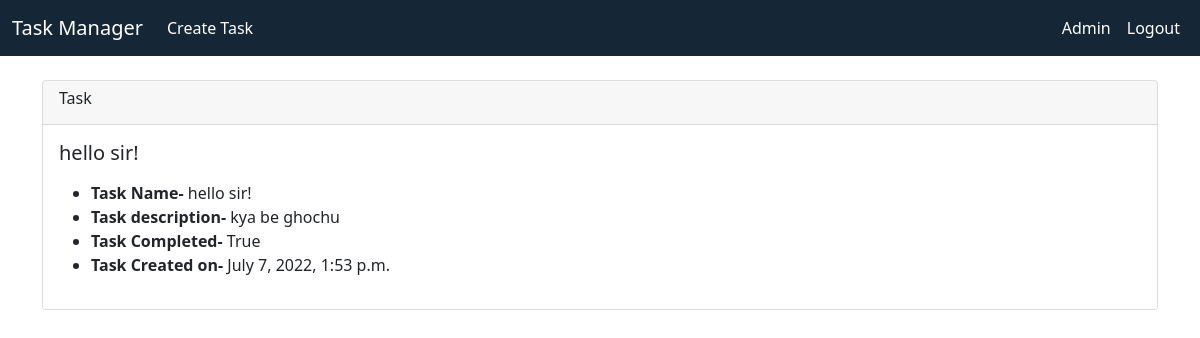
The page /showtask/10/ (signed in) on the database as committed earlier.
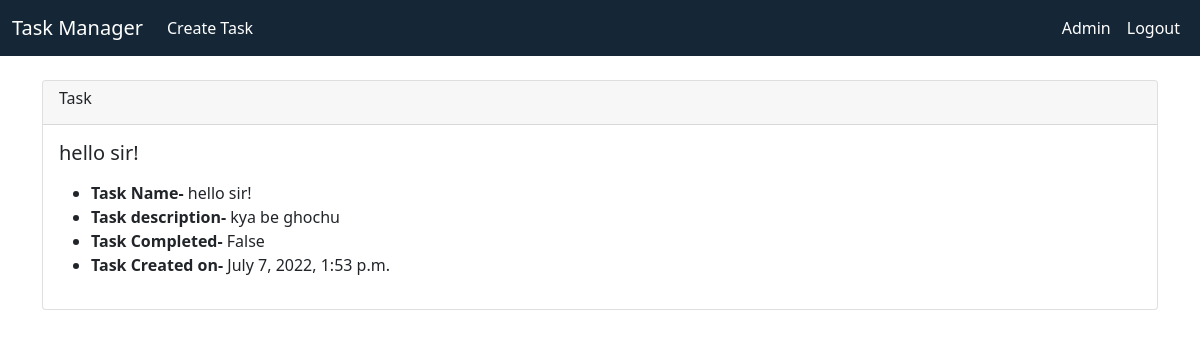
The same page on the database as committed later.
### base/models.py (models this page shows)
class Task(models.Model):
    user= models.ForeignKey(User,on_delete=models.CASCADE)
    title= models.CharField(max_length=150,null=False,blank=False)
    description= models.TextField(blank=True,null=True)
    complete= models.BooleanField(default=False)
    create=models.DateTimeField(auto_now_add=True)
    def __str__(self):
        return self.title
    class Meta:
        ordering=['complete']

### base/views.py (the view)
# urls.py: path('showtask/<int:task_id>/',views.show_task,name='show-task'),
def show_task(request,task_id):
    if request.user.is_authenticated:
        if Task.objects.filter(pk=task_id):
            tdetail=Task.objects.get(pk=task_id)
            if request.user ==tdetail.user:
                return render(request,'base/show_task.html',{
                    'tdetail':tdetail,
                })
            else:
                messages.success(request,"You are Not Authorized to modify/check Other's Task")
                return redirect('home')
        else:
            messages.success(request,"No Such Task Exists !")
            return redirect('home')
    messages.success(request,"You need to log in first !")
    return redirect('home')

### base/templates/base/show_task.html
{% extends 'base/base.html' %}
{%block content%}
<div class="card">
    <div class="card-header">
        <h6>Task</h6>
    </div>
    <div class="card-body">
        <h5 class="card-title">{{tdetail}}</h5>
        <p class="card-text">
        <ul>
            <li> <b> Task Name- </b> {{tdetail.title}}</li>
            <li> <b> Task description- </b> {{tdetail.description}}</li>
            <li> <b> Task Completed- </b> {{tdetail.complete}}</li>
            <li> <b> Task Created on- </b> {{tdetail.create}}</li>
        </ul>
        </p>
    </div>
</div>
{%endblock%}

### base/templates/base/base.html (shortened to what this page needs)
{% load static %}
<!doctype html>
<html lang="en">
<head>
    <link rel="stylesheet" href="https://cdnjs.cloudflare.com/ajax/libs/font-awesome/4.7.0/css/font-awesome.min.css">
    <link href="https://cdn.jsdelivr.net/npm/bootstrap@5.1.3/dist/css/bootstrap.min.css" rel="stylesheet"
>
</head>
<body>
    {% include 'base/navbar.html'%}
    <br>
    <div class="container">
        {%block content%}
        {%endblock%}
    </div>
</body>
</html>

### base/templates/base/navbar.html (shortened to what this page needs)
<nav class="navbar navbar-expand-lg navbar-dark" style="background-color: #152737;">
    <div class="container-fluid">
        <a class="navbar-brand" href="{%url 'home' %}">Task Manager</a>
        <div class="collapse navbar-collapse" id="navbarSupportedContent">
            <ul class="navbar-nav me-auto mb-2 mb-lg-0">
                {%if user.is_authenticated%}
                <li class="nav-item">
                    <a class="nav-link active" aria-current="page" href="{% url 'add-task' %}">Create Task</a>
                </li>
                {%endif%}
            </ul>
            {%if user.is_authenticated %}
            {%if user.is_superuser %}
            <div style="color: white; padding: 0.5rem 0.5rem;"> Admin </div>
            {%else%}
            <div style="color: white; padding: 0.5rem 0.5rem;"> {{user.first_name}} </div>
            {%endif%}
            <a class="nav-link active" aria-current="page" href="{% url 'logout-user' %}"
                style="color: white; padding: 0.5rem 0.5rem;">Logout</a>
            {%else%}
            <a class="nav-link active" aria-current="page" href="{% url 'login-user' %}"
                style="color: white; padding: 0.5rem 0.5rem; ">Login</a>
            <a class="nav-link active" aria-current="page" href="{% url 'register-user' %}"
                style="color: white; padding: 0.5rem 0.5rem;">Signup</a>
            {%endif%}
        </div>
    </div>
</nav>

Rows that differ between the two databases and show on the page:
changed Task "hello sir!": complete "True" → "False"
